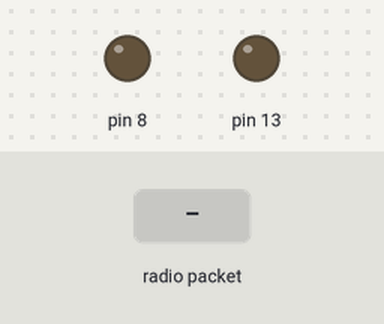
This sketch was run on a simulated Arduino Uno, built with avr-gcc and run on an emulated ATmega328P. On the bench: output pins drawn as LEDs (lit = HIGH). The test bench sets the inputs (shaded band). No radio packets arrive unless stated.

Above: at 1.2 s.
1.3 s: radio packet "0" arrives
At 1.7 s:
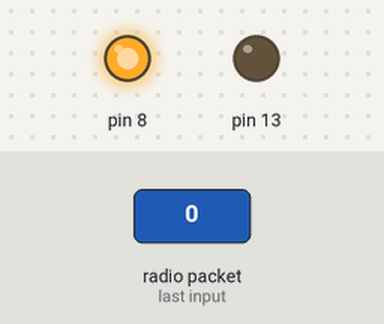
3.3 s: radio packet "1" arrives
At 4.1 s:
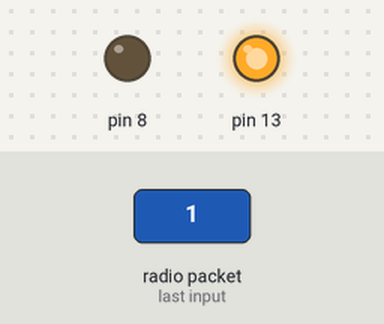
Timing chart, 0 to 6.3 s (numbered marks = the images above; inputs shaded):
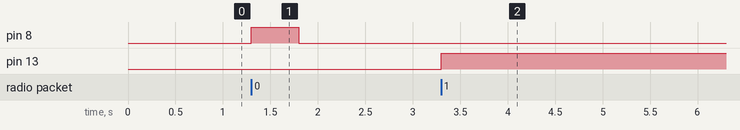

Measured:
- after the input at 1.3 s, pin 8: LOW → HIGH at once, → LOW 0.50 s later
- after the input at 3.3 s, pin 13: LOW → HIGH at once

The sketch:

Receiver_Code.ino
```cpp
#include <VirtualWire.h>
#include <Wire.h>


#define RX_Pin 2


int off = 0;

void setup(){
  pinMode(13,OUTPUT);
  pinMode(8,OUTPUT);
  vw_set_rx_pin(RX_Pin);
  vw_setup(2000);
  vw_rx_start();

}
void loop(){
  uint8_t buf[VW_MAX_MESSAGE_LEN];
  uint8_t buflen = VW_MAX_MESSAGE_LEN;

  if (vw_get_message(buf, &buflen)){
    if(buf[0]=='0'){
    digitalWrite(13,0);
    digitalWrite(8,HIGH);
    delay(500);
    digitalWrite(8,LOW);
    delay(500);
    }
    if(buf[0]=='1'){
    digitalWrite(13,1);
    digitalWrite(8,LOW);
    }
  }
}
```
